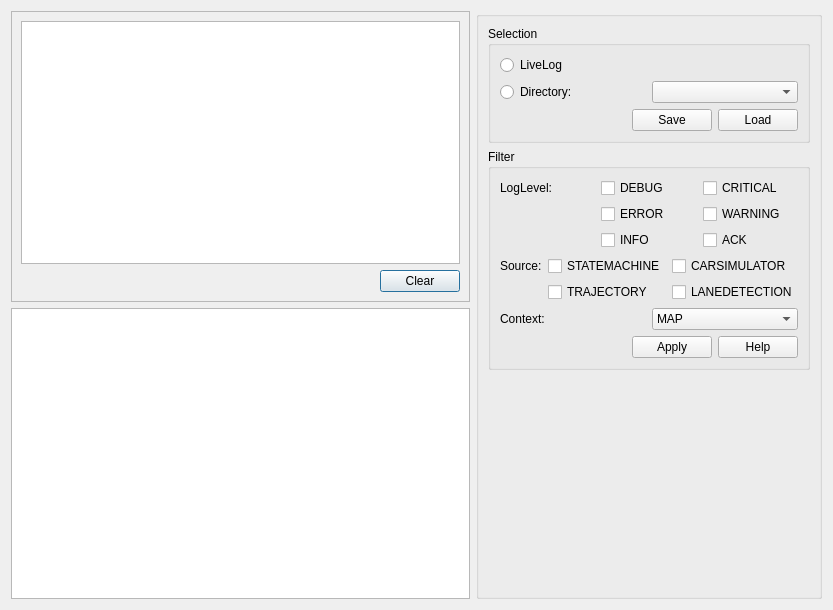
<?xml version="1.0" encoding="UTF-8"?>
<ui version="4.0">
 <class>Loganalyser</class>
 <widget class="QDialog" name="Loganalyser">
  <property name="geometry">
   <rect>
    <x>0</x>
    <y>0</y>
    <width>833</width>
    <height>610</height>
   </rect>
  </property>
  <property name="windowTitle">
   <string>Dialog</string>
  </property>
  <layout class="QHBoxLayout" name="horizontalLayout_7">
   <item>
    <layout class="QVBoxLayout" name="verticalLayout_5">
     <item>
      <widget class="QScrollArea" name="scrollArea">
       <property name="widgetResizable">
        <bool>true</bool>
       </property>
       <widget class="QWidget" name="scrollAreaWidgetContents">
        <property name="geometry">
         <rect>
          <x>0</x>
          <y>0</y>
          <width>413</width>
          <height>290</height>
         </rect>
        </property>
        <layout class="QVBoxLayout" name="verticalLayout_6">
         <item>
          <widget class="QTextBrowser" name="textBrowser"/>
         </item>
         <item>
          <layout class="QHBoxLayout" name="horizontalLayout_8">
           <item>
            <spacer name="horizontalSpacer_3">
             <property name="orientation">
              <enum>Qt::Horizontal</enum>
             </property>
             <property name="sizeHint" stdset="0">
              <size>
               <width>40</width>
               <height>20</height>
              </size>
             </property>
            </spacer>
           </item>
           <item>
            <widget class="QPushButton" name="clearLog">
             <property name="text">
              <string>Clear</string>
             </property>
            </widget>
           </item>
          </layout>
         </item>
        </layout>
       </widget>
      </widget>
     </item>
     <item>
      <widget class="QGraphicsView" name="graphicsView"/>
     </item>
    </layout>
   </item>
   <item>
    <widget class="QGroupBox" name="groupBox_3">
     <property name="sizePolicy">
      <sizepolicy hsizetype="Fixed" vsizetype="Preferred">
       <horstretch>0</horstretch>
       <verstretch>0</verstretch>
      </sizepolicy>
     </property>
     <property name="title">
      <string/>
     </property>
     <layout class="QVBoxLayout" name="verticalLayout_4">
      <item>
       <widget class="QGroupBox" name="groupBox_2">
        <property name="title">
         <string>Selection</string>
        </property>
        <layout class="QVBoxLayout" name="verticalLayout_3">
         <item>
          <layout class="QVBoxLayout" name="verticalLayout">
           <item>
            <widget class="QRadioButton" name="radioButton_2">
             <property name="text">
              <string>LiveLog</string>
             </property>
            </widget>
           </item>
           <item>
            <layout class="QHBoxLayout" name="horizontalLayout">
             <item>
              <widget class="QRadioButton" name="radioButton">
               <property name="text">
                <string>Directory:</string>
               </property>
              </widget>
             </item>
             <item>
              <widget class="QComboBox" name="historyBox"/>
             </item>
            </layout>
           </item>
          </layout>
         </item>
         <item>
          <layout class="QHBoxLayout" name="horizontalLayout_2">
           <item>
            <spacer name="horizontalSpacer_2">
             <property name="orientation">
              <enum>Qt::Horizontal</enum>
             </property>
             <property name="sizeHint" stdset="0">
              <size>
               <width>40</width>
               <height>20</height>
              </size>
             </property>
            </spacer>
           </item>
           <item>
            <widget class="QPushButton" name="pushButton">
             <property name="text">
              <string>Save</string>
             </property>
            </widget>
           </item>
           <item>
            <widget class="QPushButton" name="load_button">
             <property name="text">
              <string>Load</string>
             </property>
            </widget>
           </item>
          </layout>
         </item>
        </layout>
       </widget>
      </item>
      <item>
       <widget class="QGroupBox" name="groupBox">
        <property name="title">
         <string>Filter</string>
        </property>
        <layout class="QVBoxLayout" name="verticalLayout_2">
         <item>
          <layout class="QHBoxLayout" name="horizontalLayout_3">
           <item>
            <layout class="QGridLayout" name="gridLayout">
             <item row="0" column="0">
              <widget class="QLabel" name="label">
               <property name="text">
                <string>LogLevel:</string>
               </property>
              </widget>
             </item>
             <item row="0" column="1">
              <widget class="QCheckBox" name="checkBox">
               <property name="text">
                <string>DEBUG</string>
               </property>
              </widget>
             </item>
             <item row="0" column="2">
              <widget class="QCheckBox" name="checkBox_5">
               <property name="text">
                <string>CRITICAL</string>
               </property>
              </widget>
             </item>
             <item row="1" column="1">
              <widget class="QCheckBox" name="checkBox_4">
               <property name="text">
                <string>ERROR</string>
               </property>
              </widget>
             </item>
             <item row="1" column="2">
              <widget class="QCheckBox" name="checkBox_3">
               <property name="text">
                <string>WARNING</string>
               </property>
              </widget>
             </item>
             <item row="2" column="1">
              <widget class="QCheckBox" name="checkBox_2">
               <property name="text">
                <string>INFO</string>
               </property>
              </widget>
             </item>
             <item row="2" column="2">
              <widget class="QCheckBox" name="checkBox_6">
               <property name="text">
                <string>ACK</string>
               </property>
              </widget>
             </item>
            </layout>
           </item>
          </layout>
         </item>
         <item>
          <layout class="QHBoxLayout" name="horizontalLayout_4">
           <item>
            <layout class="QGridLayout" name="gridLayout_2">
             <item row="1" column="0">
              <widget class="QLabel" name="label_2">
               <property name="text">
                <string>Source:</string>
               </property>
              </widget>
             </item>
             <item row="1" column="1">
              <widget class="QCheckBox" name="checkBox_7">
               <property name="text">
                <string>STATEMACHINE</string>
               </property>
              </widget>
             </item>
             <item row="2" column="1">
              <widget class="QCheckBox" name="checkBox_9">
               <property name="text">
                <string>TRAJECTORY</string>
               </property>
              </widget>
             </item>
             <item row="1" column="2">
              <widget class="QCheckBox" name="checkBox_10">
               <property name="text">
                <string>CARSIMULATOR</string>
               </property>
              </widget>
             </item>
             <item row="2" column="2">
              <widget class="QCheckBox" name="checkBox_8">
               <property name="text">
                <string>LANEDETECTION</string>
               </property>
              </widget>
             </item>
            </layout>
           </item>
          </layout>
         </item>
         <item>
          <layout class="QHBoxLayout" name="horizontalLayout_5">
           <item>
            <widget class="QLabel" name="label_4">
             <property name="text">
              <string>Context:</string>
             </property>
            </widget>
           </item>
           <item>
            <widget class="QComboBox" name="comboBox_2">
             <item>
              <property name="text">
               <string>MAP</string>
              </property>
             </item>
             <item>
              <property name="text">
               <string>AC</string>
              </property>
             </item>
             <item>
              <property name="text">
               <string>RI</string>
              </property>
             </item>
             <item>
              <property name="text">
               <string>INITIALIZATION</string>
              </property>
             </item>
             <item>
              <property name="text">
               <string>READY</string>
              </property>
             </item>
             <item>
              <property name="text">
               <string>AD_RUNNING</string>
              </property>
             </item>
             <item>
              <property name="text">
               <string>RC_RUNNING</string>
              </property>
             </item>
             <item>
              <property name="text">
               <string>EMERGENCY</string>
              </property>
             </item>
            </widget>
           </item>
          </layout>
         </item>
         <item>
          <layout class="QHBoxLayout" name="horizontalLayout_6">
           <item>
            <spacer name="horizontalSpacer">
             <property name="orientation">
              <enum>Qt::Horizontal</enum>
             </property>
             <property name="sizeHint" stdset="0">
              <size>
               <width>40</width>
               <height>20</height>
              </size>
             </property>
            </spacer>
           </item>
           <item>
            <widget class="QPushButton" name="pushButton_4">
             <property name="text">
              <string>Apply</string>
             </property>
            </widget>
           </item>
           <item>
            <widget class="QPushButton" name="pushButton_3">
             <property name="text">
              <string>Help</string>
             </property>
            </widget>
           </item>
          </layout>
         </item>
        </layout>
       </widget>
      </item>
      <item>
       <spacer name="verticalSpacer">
        <property name="orientation">
         <enum>Qt::Vertical</enum>
        </property>
        <property name="sizeHint" stdset="0">
         <size>
          <width>20</width>
          <height>40</height>
         </size>
        </property>
       </spacer>
      </item>
     </layout>
    </widget>
   </item>
  </layout>
 </widget>
 <resources/>
 <connections/>
</ui>
